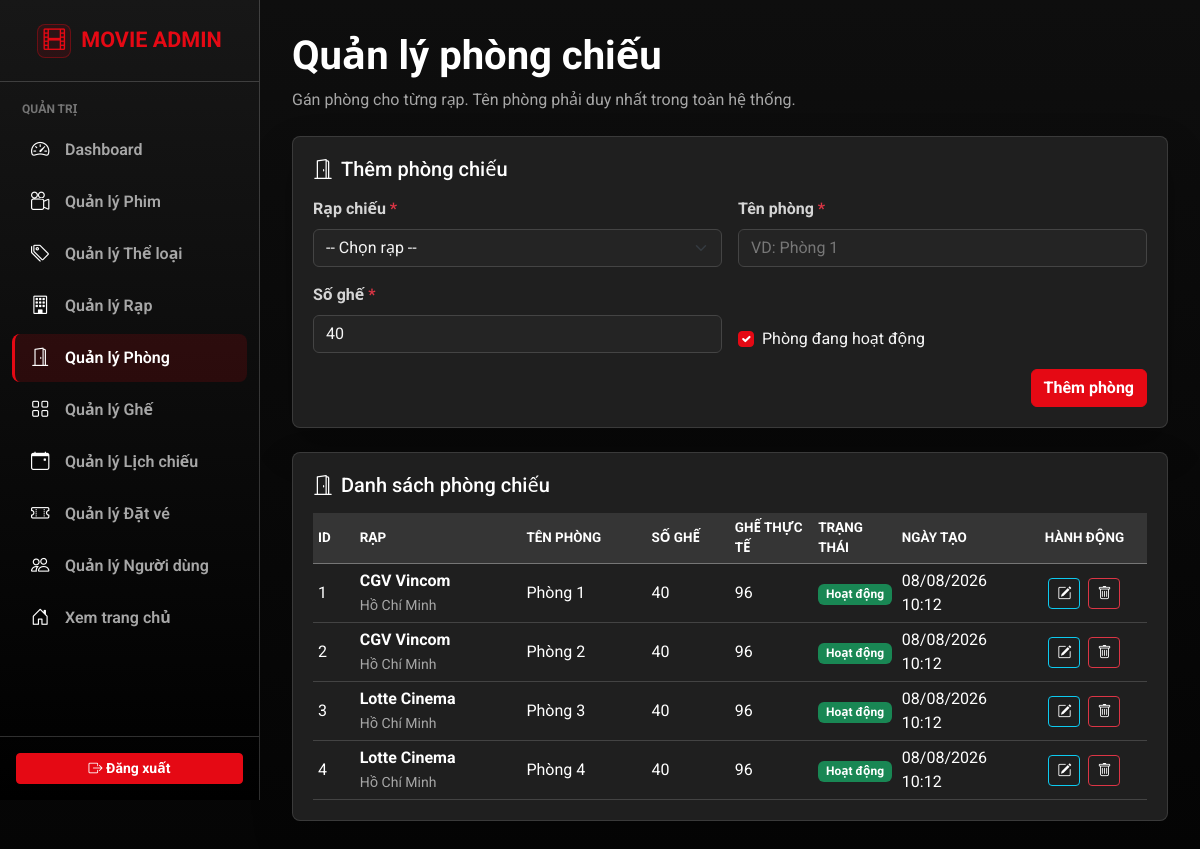
/frontend/admin/manage_rooms.php (signed in), run on the app's committed database.
### tables this page shows
CREATE TABLE rooms
(
    id          INT PRIMARY KEY AUTO_INCREMENT,
    theatre_id  INT         NOT NULL,
    name        VARCHAR(50) NOT NULL,
    total_seats INT         NOT NULL,
    is_active   BOOLEAN   DEFAULT TRUE,
    created_at  TIMESTAMP DEFAULT CURRENT_TIMESTAMP,
    updated_at  TIMESTAMP DEFAULT CURRENT_TIMESTAMP ON UPDATE CURRENT_TIMESTAMP,
    FOREIGN KEY (theatre_id) REFERENCES theatres (id) ON DELETE CASCADE
);

CREATE TABLE theatres
(
    id            INT PRIMARY KEY AUTO_INCREMENT,
    name          VARCHAR(100) NOT NULL,
    address       VARCHAR(255) NULL,
    city          VARCHAR(50)  NULL,
    phone         VARCHAR(20)  NULL,
    total_screens INT       DEFAULT 1,
    created_at    TIMESTAMP DEFAULT CURRENT_TIMESTAMP,
    updated_at    TIMESTAMP DEFAULT CURRENT_TIMESTAMP ON UPDATE CURRENT_TIMESTAMP
);

### backend/app/init.php (called while the page is built, shortened)
<?php
spl_autoload_register(function ($class_name) {
    $prefix = 'App\\';
    $base_dir = __DIR__ . '/';
    $len = strlen($prefix);
    $relative_class = substr($class_name, $len);
    $file = $base_dir . str_replace('\\', '/', $relative_class) . '.php';
});

### backend/app/Config/Database.php (called while the page is built, shortened)
<?php
class Database {
    private static $connection = null;
    public static function getConnection() {
        if (self::$connection === null) {
            $host     = getenv('DB_HOST') ?: 'localhost';
            $username = getenv('DB_USER') ?: 'root';
            $password = getenv('DB_PASSWORD') !== false ? getenv('DB_PASSWORD') : '';
            $database = getenv('DB_NAME') ?: 'movie_ticket_booking';
            $port     = getenv('DB_PORT') ?: 3306;
            $conn = mysqli_connect($host, $username, $password, $database, (int)$port);
            mysqli_set_charset($conn, "utf8mb4");
            self::$connection = $conn;
        }
        return self::$connection;
    }
}

### backend/app/Controllers/RoomController.php (called while the page is built, shortened)
<?php
class RoomController {
    private $service;
    public function __construct() {
        $this->service = new RoomService();
    }
    public function getAllRooms() {
        return $this->service->getAllRooms();
    }
}

### backend/app/Services/RoomService.php (called while the page is built, shortened)
<?php
class RoomService {
    private $model;
    public function __construct() {
        $this->model = new RoomModel();
    }
    public function getAllRooms() {
        return $this->model->getAllWithTheatre();
    }
}

### backend/app/Models/RoomModel.php (called while the page is built, shortened)
<?php
class RoomModel {
    private $conn;
    public function __construct() {
        $this->conn = Database::getConnection();
    }
    public function getAllWithTheatre() {
        $query = "
            SELECT r.*, t.name AS theatre_name, t.city AS theatre_city,
                   (SELECT COUNT(*) FROM seats s WHERE s.room_id = r.id) AS seat_count
            FROM rooms r
            INNER JOIN theatres t ON t.id = r.theatre_id
            ORDER BY t.name ASC, r.name ASC
        ";
        $result = mysqli_query($this->conn, $query);
        $rooms = [];
        if ($result) {
            while ($row = mysqli_fetch_assoc($result)) {
                $rooms[] = $row;
            }
        }
        return $rooms;
    }
}

### frontend/admin/manage_rooms.php (the view, shortened to what this page needs)
<?php
require_once '../../backend/app/init.php';
require_once 'admin_header.php';
require_once 'admin_sidebar.php';
$controller = new RoomController();
$rooms_list = $controller->getAllRooms();
$theatres_list = $controller->getAllTheatres();
$edit_room = null;
?>
<div class="container-fluid">
    <div class="admin-page-header d-flex flex-column flex-lg-row justify-content-between align-items-start gap-3 mb-4">
        <div>
            <h1 class="mb-0 text-white fw-bold">Quản lý phòng chiếu</h1>
            <p class="mb-0 mt-2 text-muted">Gán phòng cho từng rạp. Tên phòng phải duy nhất trong toàn hệ thống.</p>
        </div>
    </div>
    <div class="admin-card mb-4">
        <h5 class="mb-3 text-white">
            <i class="bi bi-door-open me-2"></i><?= $edit_room ? 'Cập nhật phòng chiếu' : 'Thêm phòng chiếu' ?>
        </h5>
        <form action="manage_rooms.php" method="POST">
            <?php renderRoomFormFields('room_form', $theatres_list, $edit_room); ?>
            <div class="mt-3 text-end">
                <button type="submit" class="btn btn-netflix-red">
                    <?= $edit_room ? 'Lưu thay đổi' : 'Thêm phòng' ?>
                </button>
            </div>
        </form>
    </div>
    <div class="admin-card">
        <h5 class="mb-3 text-white"><i class="bi bi-door-open me-2"></i>Danh sách phòng chiếu</h5>
        <div class="table-responsive">
            <table class="table table-hover admin-table align-middle mb-0">
                <thead>
                    <tr>
                        <th width="5%">ID</th>
                        <th width="20%">Rạp</th>
                        <th width="15%">Tên phòng</th>
                        <th width="10%">Số ghế</th>
                        <th width="10%">Ghế thực tế</th>
                        <th width="10%">Trạng thái</th>
                        <th width="15%">Ngày tạo</th>
                        <th width="15%" class="text-center">Hành động</th>
                    </tr>
                </thead>
                <tbody>
                    <?php if (!empty($rooms_list)): ?>
                        <?php foreach ($rooms_list as $room): ?>
                            <tr>
                                <td><?= $room['id'] ?></td>
                                <td>
                                    <strong><?= htmlspecialchars($room['theatre_name']) ?></strong>
                                    <br><span class="text-muted small"><?= htmlspecialchars($room['theatre_city'] ?? '') ?></span>
                                </td>
                                <td><?= htmlspecialchars($room['name']) ?></td>
                                <td><?= (int)$room['total_seats'] ?></td>
                                <td><?= (int)$room['seat_count'] ?></td>
                                <td>
                                    <?php if ($room['is_active']): ?>
                                        <span class="badge bg-success">Hoạt động</span>
                                    <?php else: ?>
                                        <span class="badge bg-secondary">Tạm ngưng</span>
                                    <?php endif; ?>
                                </td>
                                <td><?= date('d/m/Y H:i', strtotime($room['created_at'])) ?></td>
                                <td class="text-center">
                                    <a href="manage_rooms.php?edit_id=<?= $room['id'] ?>" class="btn btn-sm btn-outline-info admin-icon-btn me-1" title="Sửa phòng">
                                        <i class="bi bi-pencil-square"></i>
                                    </a>
                                    <form action="" method="POST" class="d-inline" onsubmit="return confirm('Xóa phòng này sẽ xóa toàn bộ ghế và suất chiếu liên quan. Bạn có chắc chắn?');">
                                        <button type="submit" class="btn btn-sm btn-outline-danger admin-icon-btn" title="Xóa phòng">
                                            <i class="bi bi-trash"></i>
                                        </button>
                                    </form>
                                </td>
                            </tr>
                        <?php endforeach; ?>
                    <?php endif; ?>
                </tbody>
            </table>
        </div>
    </div>
</div>
<?php
function renderRoomFormFields($prefix, $theatres_list, $room = null) {
?>
    <div class="row g-3">
        <div class="col-md-6">
            <label class="form-label">Rạp chiếu <span class="text-danger">*</span></label>
            <select class="form-select" name="theatre_id" id="<?= $prefix ?>_theatre_id" required>
                <option value="">-- Chọn rạp --</option>
            </select>
        </div>
        <div class="col-md-6">
            <label class="form-label">Tên phòng <span class="text-danger">*</span></label>
            <input type="text" class="form-control" name="name" id="<?= $prefix ?>_name" required placeholder="VD: Phòng 1" value="<?= htmlspecialchars($room['name'] ?? '') ?>">
        </div>
        <div class="col-md-6">
            <label class="form-label">Số ghế <span class="text-danger">*</span></label>
            <input type="number" class="form-control" name="total_seats" id="<?= $prefix ?>_total_seats" min="1" value="<?= htmlspecialchars((string)($room['total_seats'] ?? 40)) ?>" required>
        </div>
        <div class="col-md-6 d-flex align-items-end">
            <div class="form-check">
                <input class="form-check-input" type="checkbox" name="is_active" id="<?= $prefix ?>_is_active" <?= !isset($room['is_active']) || $room['is_active'] ? 'checked' : '' ?>>
                <label class="form-check-label" for="<?= $prefix ?>_is_active">Phòng đang hoạt động</label>
            </div>
        </div>
    </div>
<?php } ?>
<?php require_once 'admin_footer.php'; ?>

### frontend/css/admin.css (style rules this page uses)
:root { --admin-bg: #0a0a0a; --admin-surface: #1f1f1f; --admin-surface-soft: #242424; --admin-surface-head: #353535; --admin-sidebar: #000000; --admin-border: rgba(255, 255, 255, 0.18); --admin-border-soft: rgba(255, 255, 255, 0.12); --admin-text: #f5f5f5; --admin-muted: #a7a7a7; --admin-danger: #e50914; --admin-danger-hover: #b20710; --admin-radius: 8px; --admin-sidebar-width: 260px; }
body { min-height: 100vh; margin: 0; background: linear-gradient(180deg, #0e0e0e 0%, var(--admin-bg) 45%, #050505 100%); color: var(--admin-text); font-family: "Roboto", "Segoe UI", Arial, sans-serif; }
a, a:hover { color: inherit; }
.text-muted { color: var(--admin-muted) !important; }
.admin-content .container-fluid { padding-right: 0; padding-left: 0; }
.admin-card { padding: 20px; overflow: hidden; border: 1px solid var(--admin-border-soft); border-radius: var(--admin-radius); background: var(--admin-surface); color: var(--admin-text); box-shadow: 0 18px 40px rgba(0, 0, 0, 0.24); }
.table-responsive { background: var(--admin-surface); }
.admin-table { --bs-table-bg: var(--admin-surface); --bs-table-color: var(--admin-text); --bs-table-border-color: rgba(255, 255, 255, 0.16); --bs-table-hover-bg: #2b2b2b; --bs-table-hover-color: #ffffff; margin: 0; }
.admin-table thead th { border-bottom: 1px solid rgba(255, 255, 255, 0.32) !important; background: var(--admin-surface-head) !important; color: #ffffff !important; font-size: 0.84rem; font-weight: 700; text-transform: uppercase; }
.admin-table td, .admin-table th { padding: 5px; vertical-align: middle; }
.admin-table td, .admin-table td i, .admin-table strong { color: #ffffff; }
.btn-netflix-red { border: 1px solid var(--admin-danger); background: var(--admin-danger); color: #ffffff; font-weight: 700; }
.form-label { color: #d5d5d5; font-weight: 700; }
.form-control, .form-select { border-color: #444444; background-color: var(--admin-surface-soft); color: var(--admin-text); }
.form-control::placeholder { color: #777777; }
.form-check-input { border-color: #444444; background-color: var(--admin-surface-soft); }
.form-check-input:checked { border-color: var(--admin-danger); background-color: var(--admin-danger); }

### data on the page
rooms: id "1", theatre.name "CGV Vincom", theatre.city "Hồ Chí Minh", name "Phòng 1", total_seats "40", seat_count "96", is_active "Hoạt động", created_at "08/08/2026 10:12"
rooms: id "2", theatre.name "CGV Vincom", theatre.city "Hồ Chí Minh", name "Phòng 2", total_seats "40", seat_count "96", is_active "Hoạt động", created_at "08/08/2026 10:12"
rooms: id "3", theatre.name "Lotte Cinema", theatre.city "Hồ Chí Minh", name "Phòng 3", total_seats "40", seat_count "96", is_active "Hoạt động", created_at "08/08/2026 10:12"
rooms: id "4", theatre.name "Lotte Cinema", theatre.city "Hồ Chí Minh", name "Phòng 4", total_seats "40", seat_count "96", is_active "Hoạt động", created_at "08/08/2026 10:12"
